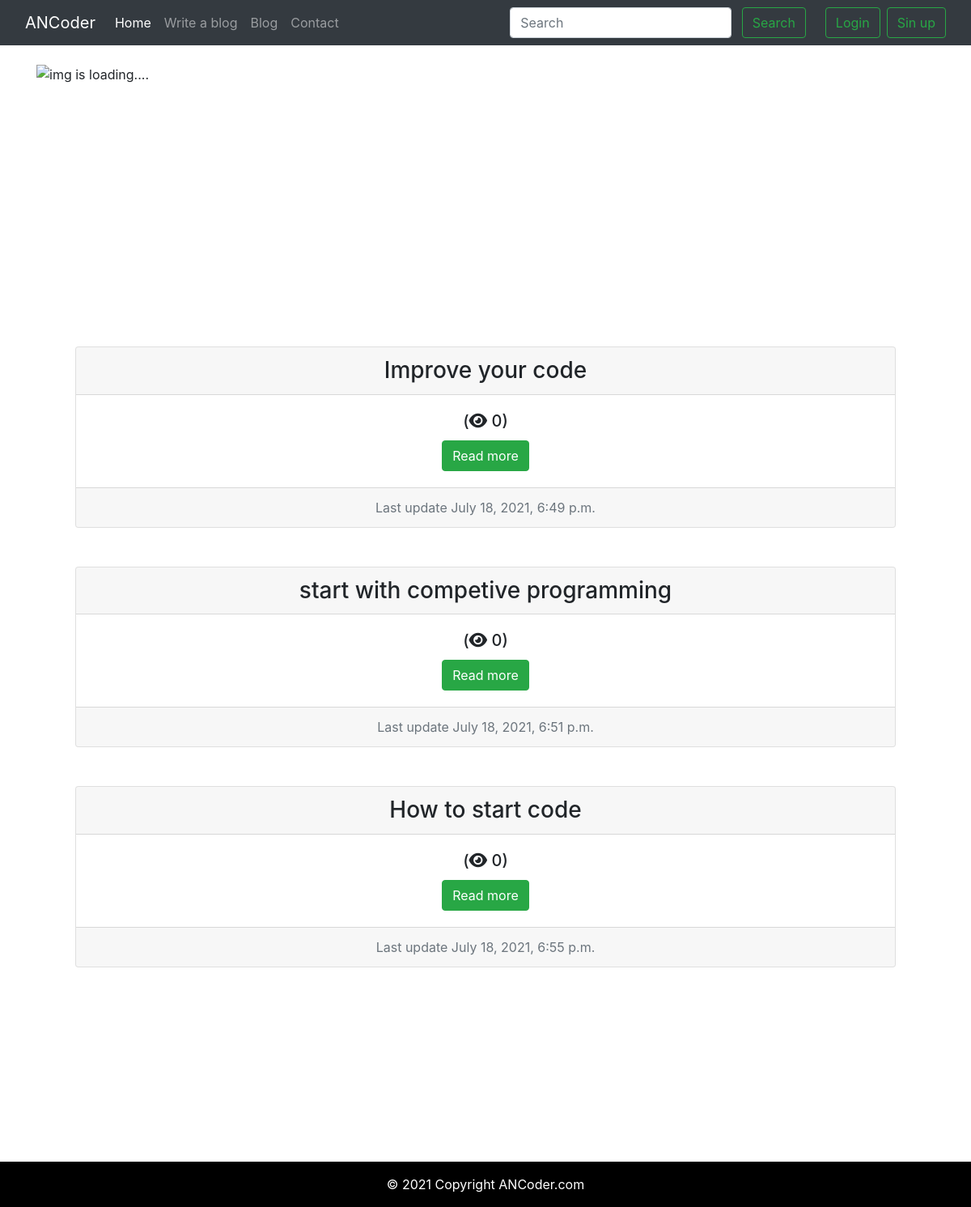
Before: / with the older database file.
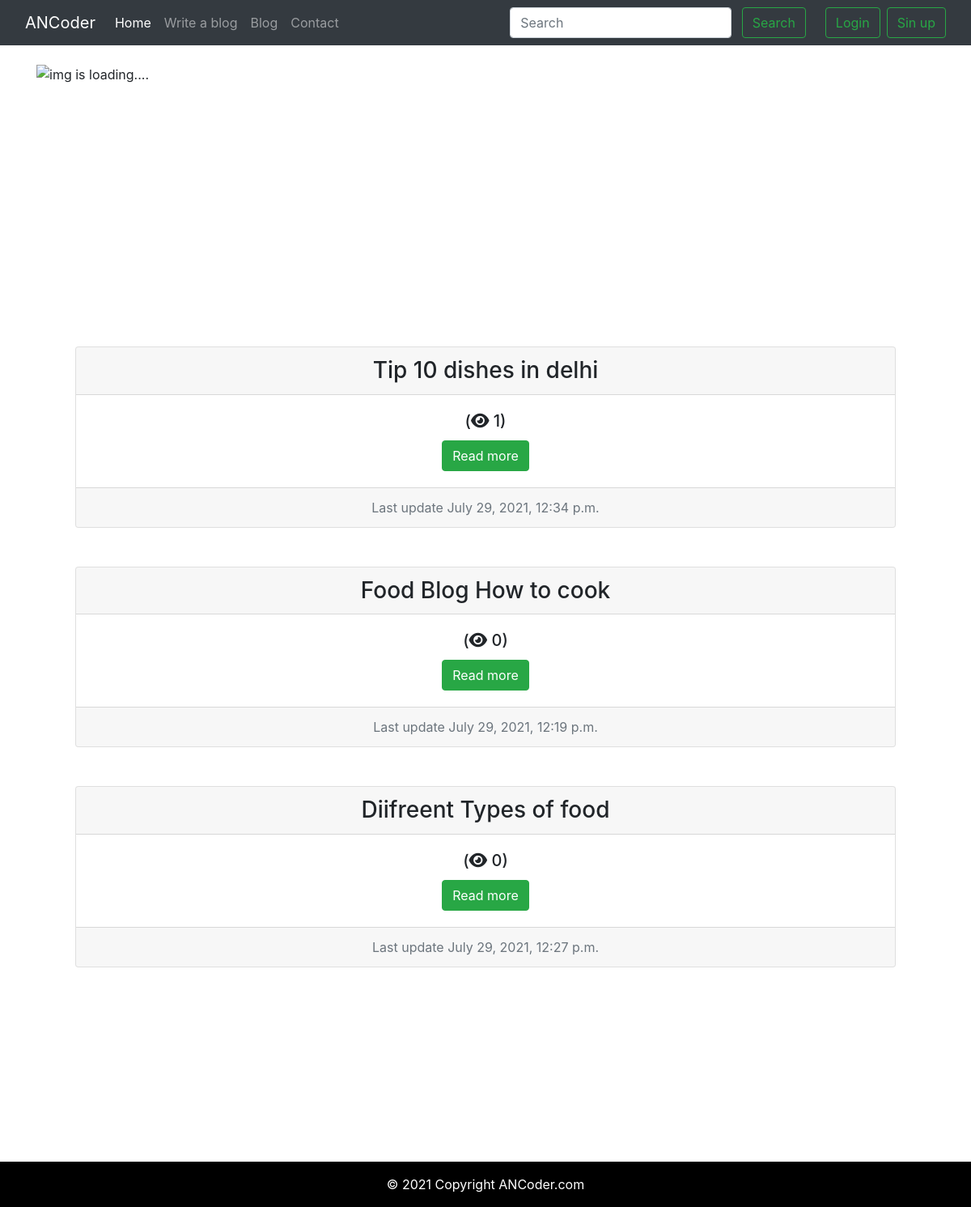
After: the same page with the newer database file.
### blog/models.py (models this page shows, shortened)
class Post(models.Model):
    sno = models.AutoField(primary_key=True)
    title = models.CharField(max_length=255)
    content = models.TextField()
    tumbnail = models.ImageField(upload_to= "static/img", blank=True)
    author = models.CharField(max_length=30)
    slug = models.SlugField(max_length=200, unique= True)
    views = models.IntegerField(default=0)
    timeStamp = models.DateTimeField(default=now, blank=True)

### home/views.py (the view)
# urls.py: path('', views.home, name='home'),
def home(request):
    allPosts = Post.objects.all().order_by('-views')
    context = {'allPosts': allPosts}
    return render(request, 'home/home.html', context)

### templates/home/home.html (shortened to what this page needs)
{% extends 'base.html' %}
{% block homeactive %} active {% endblock homeactive %}
{% block body %}
{% load static %}
<link rel="stylesheet" href="https://stackpath.bootstrapcdn.com/bootstrap/4.5.2/css/bootstrap.min.css">
<link rel="stylesheet" href="https://stackpath.bootstrapcdn.com/font-awesome/4.7.0/css/font-awesome.min.css">
<div class="container my-4">
  <div id="carouselExampleCaptions" class="carousel slide" data-bs-ride="carousel">
    <div class="carousel-inner">
      <div class="carousel-item active">
        <img src="https://cdn.pixabay.com/photo/2012/05/07/18/57/blog-49006_640.png" class="d-block" style="height: 300px;
        width: 100%;" alt="img is loading....">
      <div class="carousel-caption d-none d-md-block"> </div>
      </div>
    </div>
  </div>
</div>
<div class="wrapper">
  <div class="container">
    {% for post in allPosts %}
      <div class="card text-center my-5 mx-5">
        <h3 class="card-header">{{post.title}}</h3>
        <div class="card-body">
          <h5 class="card-title">(<i class="fas fa-eye"></i> {{post.views}})</h5>
          <a href="/blog/{{post.slug}}" class="btn btn-success">Read more</a>
        </div>
        <div class="card-footer text-muted">
          Last update {{post.timeStamp}}
        </div>
      </div>
    {% endfor %}
  </div>
<div>
{% endblock body %}

### templates/base.html (shortened to what this page needs)
<!doctype html>
<html lang="en">
<head>
  <link rel="stylesheet" href="https://stackpath.bootstrapcdn.com/bootstrap/4.4.1/css/bootstrap.min.css">
</head>
<body>
  <nav class="navbar navbar-expand-lg navbar-dark bg-dark">
    <div class="container-fluid">
    <a class="navbar-brand" href="/">ANCoder</a>
    <div class="collapse navbar-collapse" id="navbarSupportedContent">
      <ul class="navbar-nav mr-auto">
        <li class="nav-item {% block homeactive %} {% endblock homeactive %}">
          <a class="nav-link" href="/">Home </a>
        </li>
        <li class="nav-item {% block write_blog_active %} {% endblock write_blog_active %}">
          <a class="nav-link" href="/tiny">Write a blog</a>
        </li>
        <li class="nav-item {% block blogactive %} {% endblock blogactive %}">
          <a class="nav-link" href="/blog">Blog</a>
        </li>
        <li class="nav-item {% block contactactive %} {% endblock contactactive %}">
          <a class="nav-link" href="/contact">Contact</a>
        </li>
      </ul>
      <div class="ml-auto form-inline">
      <form method="get" action="/search" class=" my-2 my-lg-0 mx-3">
        <input class="form-control mr-sm-2" type="search" placeholder="Search" aria-label="Search" name="query"
          id="query">
        <button class="btn btn-outline-success my-2 my-sm-0" type="submit">Search</button>
      </form>
      {% if user.is_authenticated %}
        <ul class = "navbar-nav ml-auto">
        <li class="nav-item dropdown">
            <a class="nav-link dropdown-toggle" href="#" id="navbarDropdown" role="button" data-bs-toggle="dropdown" aria-expanded="false">
              Hello. {{request.user}}
            </a>
            <ul class="dropdown-menu" aria-labelledby="navbarDropdown">
              <li><a class="dropdown-item" href="/logout">Logout</a></li>
            </ul>
          </li>
          </ul>
      {% else %}
        <form  method="get" action="/search" class="d-flex">
          <a type="button" class="btn btn-outline-success mx-2" href = "/login">Login</a>
          <a type="button" class="btn btn-outline-success" href = "/sinup">Sin up</a>
        </form>
      {% endif %}
      </div>
    </div>
  </nav>
  {% block body %}
  {% endblock body %}
  {%  block footer %}
    <footer class="bg-light text-center text-lg-start" style="margin-top:20%;" >
      <div class="text-center p-3" style="background-color: rgba(0, 0, 0);">
      <a class="text-white" href="/" style="text-decoration:none;"> © 2021 Copyright ANCoder.com</a>
      </div>
    </footer>
  {% endblock footer %}
</body>
</html>

Changed rows visible on the page:
removed Post: title "Improve your code", views "0", timeStamp "July 18, 2021, 6:49 p.m."
removed Post: title "start with competive programming", views "0", timeStamp "July 18, 2021, 6:51 p.m."
removed Post: title "How to start code", views "0", timeStamp "July 18, 2021, 6:55 p.m."
added Post: title "Tip 10 dishes in delhi", views "1", timeStamp "July 29, 2021, 12:34 p.m."
added Post: title "Food Blog How to cook", views "0", timeStamp "July 29, 2021, 12:19 p.m."
added Post: title "Diifreent Types of food", views "0", timeStamp "July 29, 2021, 12:27 p.m."
